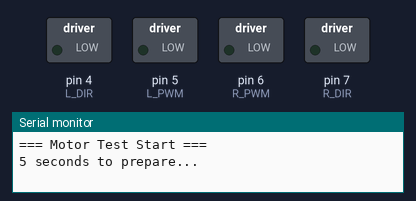
The sketch below on a simulated Arduino Mega 2560, built with avr-gcc and run on an emulated ATmega2560. On the bench: switched loads named in the sketch (green lamp = pin HIGH), the last lines printed to the serial monitor.

Above: at 0.1 s.
At 5.1 s:
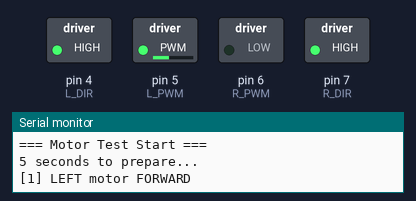
At 14.1 s:
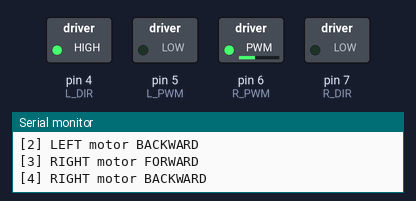
At 20.1 s:
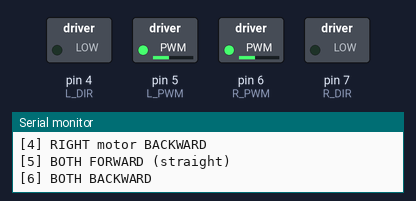
At 28.1 s:
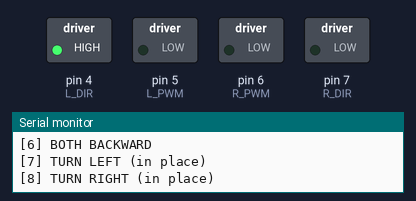
At 37.1 s:
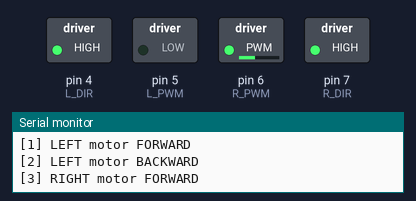
Timing chart, 0 to 40.0 s (numbered marks = the images above):
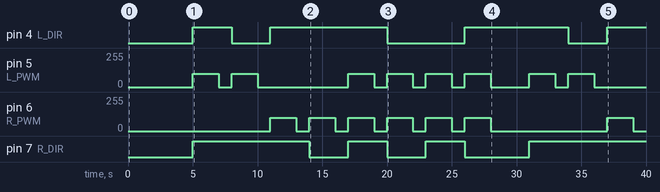

Measured:
- by itself, pin 4 (L_DIR): goes HIGH 3.0 s, LOW 3.0 s, HIGH 9.0 s, LOW 6.0 s, HIGH 8.0 s, LOW 3.0 s, then HIGH
- by itself, pin 5 (L_PWM): 0/255 → 100/255 at 5.0 s, → 0/255 2.0 s later, → 100/255 1.0 s later, → 0/255 2.0 s later, … (16 changes in this stretch)
- by itself, pin 6 (R_PWM): goes 5 × (100/255 2.0 s, 0/255 1.0 s), 100/255 2.0 s, 0/255 9.0 s, 100/255 2.0 s, then 0/255
- by itself, pin 7 (R_DIR): repeats every 6.0 s: LOW 3.0 s, HIGH 3.0 s

The sketch:

MotorTest_JGB37520.ino
```cpp
// ============================================
// MDD10A 모터 구동 테스트
// Arduino Mega 2560
// ============================================

// ── 모터 제어 핀 ───────────────────────────
#define L_DIR  4    // 왼쪽 모터 방향
#define L_PWM  5    // 왼쪽 모터 속도 (PWM)
#define R_PWM  6    // 오른쪽 모터 속도 (PWM)
#define R_DIR  7    // 오른쪽 모터 방향

// ============================================
// 모터 제어 함수
// speed: -255 ~ +255
//   양수 = 전진 방향
//   음수 = 후진 방향
//   0    = 정지
// ============================================

void setMotorLeft(int speed) {
  // 범위 제한
  if (speed > 255)  speed = 255;
  if (speed < -255) speed = -255;

  if (speed >= 0) {
    digitalWrite(L_DIR, HIGH);   // 정방향
    analogWrite(L_PWM, speed);
  } else {
    digitalWrite(L_DIR, LOW);    // 역방향
    analogWrite(L_PWM, -speed);  // 음수를 양수로
  }
}

void setMotorRight(int speed) {
  if (speed > 255)  speed = 255;
  if (speed < -255) speed = -255;

  // ⚠️ 오른쪽 모터는 반대로 장착되어 있으므로
  //    부호를 뒤집어서 "양수 = 전진"으로 통일
  //speed = -speed;

  if (speed >= 0) {
    digitalWrite(R_DIR, HIGH);
    analogWrite(R_PWM, speed);
  } else {
    digitalWrite(R_DIR, LOW);
    analogWrite(R_PWM, -speed);
  }
}

// 두 모터 동시 정지
void stopMotors() {
  analogWrite(L_PWM, 0);
  analogWrite(R_PWM, 0);
}

// ============================================
void setup() {
  Serial.begin(115200);

  pinMode(L_DIR, OUTPUT);
  pinMode(L_PWM, OUTPUT);
  pinMode(R_DIR, OUTPUT);
  pinMode(R_PWM, OUTPUT);

  stopMotors();

  Serial.println("=== Motor Test Start ===");
  Serial.println("5 seconds to prepare...");
  delay(5000);   // 준비 시간 (로봇을 들어올릴 시간)
}

// ============================================
void loop() {

  // ── 1. 왼쪽 모터만 전진 ──────────────────
  Serial.println("[1] LEFT motor FORWARD");
  setMotorLeft(100);
  setMotorRight(0);
  delay(2000);
  stopMotors();
  delay(1000);

  // ── 2. 왼쪽 모터만 후진 ──────────────────
  Serial.println("[2] LEFT motor BACKWARD");
  setMotorLeft(-100);
  setMotorRight(0);
  delay(2000);
  stopMotors();
  delay(1000);

  // ── 3. 오른쪽 모터만 전진 ────────────────
  Serial.println("[3] RIGHT motor FORWARD");
  setMotorLeft(0);
  setMotorRight(100);
  delay(2000);
  stopMotors();
  delay(1000);

  // ── 4. 오른쪽 모터만 후진 ────────────────
  Serial.println("[4] RIGHT motor BACKWARD");
  setMotorLeft(0);
  setMotorRight(-100);
  delay(2000);
  stopMotors();
  delay(1000);

  // ── 5. 양쪽 전진 (직진) ──────────────────
  Serial.println("[5] BOTH FORWARD (straight)");
  setMotorLeft(100);
  setMotorRight(100);
  delay(2000);
  stopMotors();
  delay(1000);

  // ── 6. 양쪽 후진 ─────────────────────────
  Serial.println("[6] BOTH BACKWARD");
  setMotorLeft(-100);
  setMotorRight(-100);
  delay(2000);
  stopMotors();
  delay(1000);

  // ── 7. 제자리 좌회전 ─────────────────────
  Serial.println("[7] TURN LEFT (in place)");
  setMotorLeft(-100);
  setMotorRight(100);
  delay(2000);
  stopMotors();
  delay(1000);

  // ── 8. 제자리 우회전 ─────────────────────
  Serial.println("[8] TURN RIGHT (in place)");
  setMotorLeft(100);
  setMotorRight(-100);
  delay(2000);
  stopMotors();
  delay(3000);

  Serial.println("=== Cycle complete, repeating ===\n");
}
```
